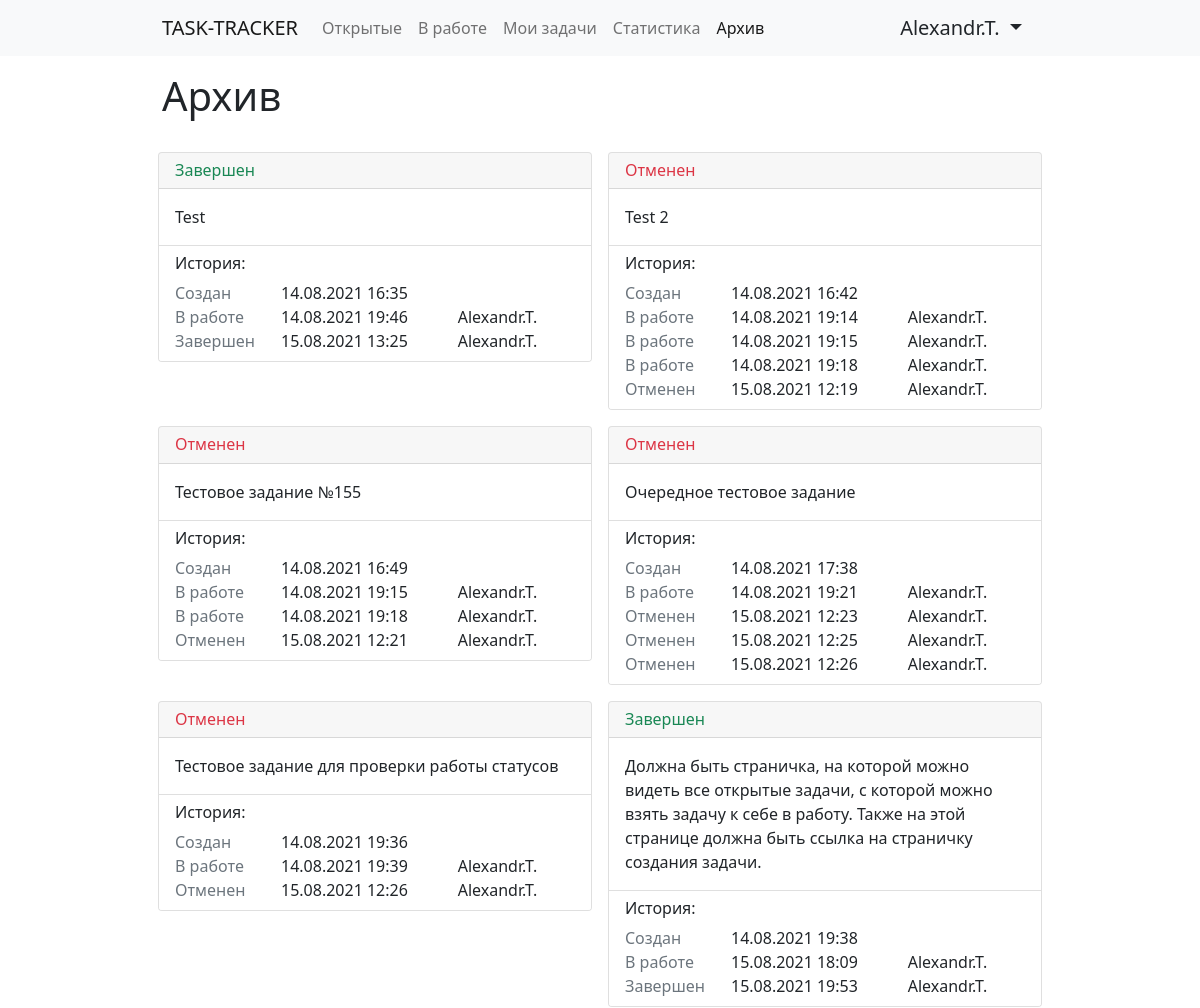
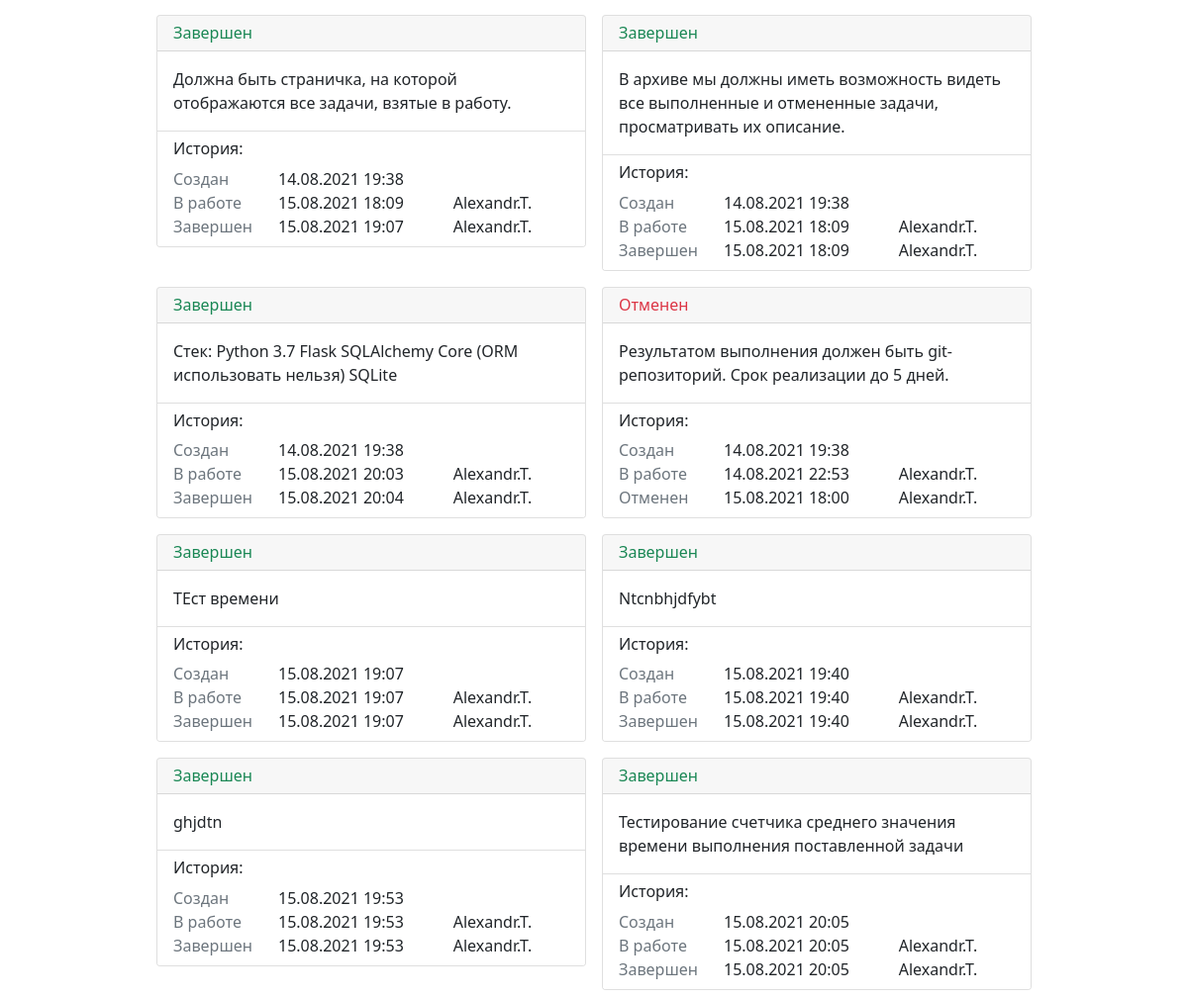
The page /archive/ (signed in) on the database as committed earlier (2 pictures, top to bottom).
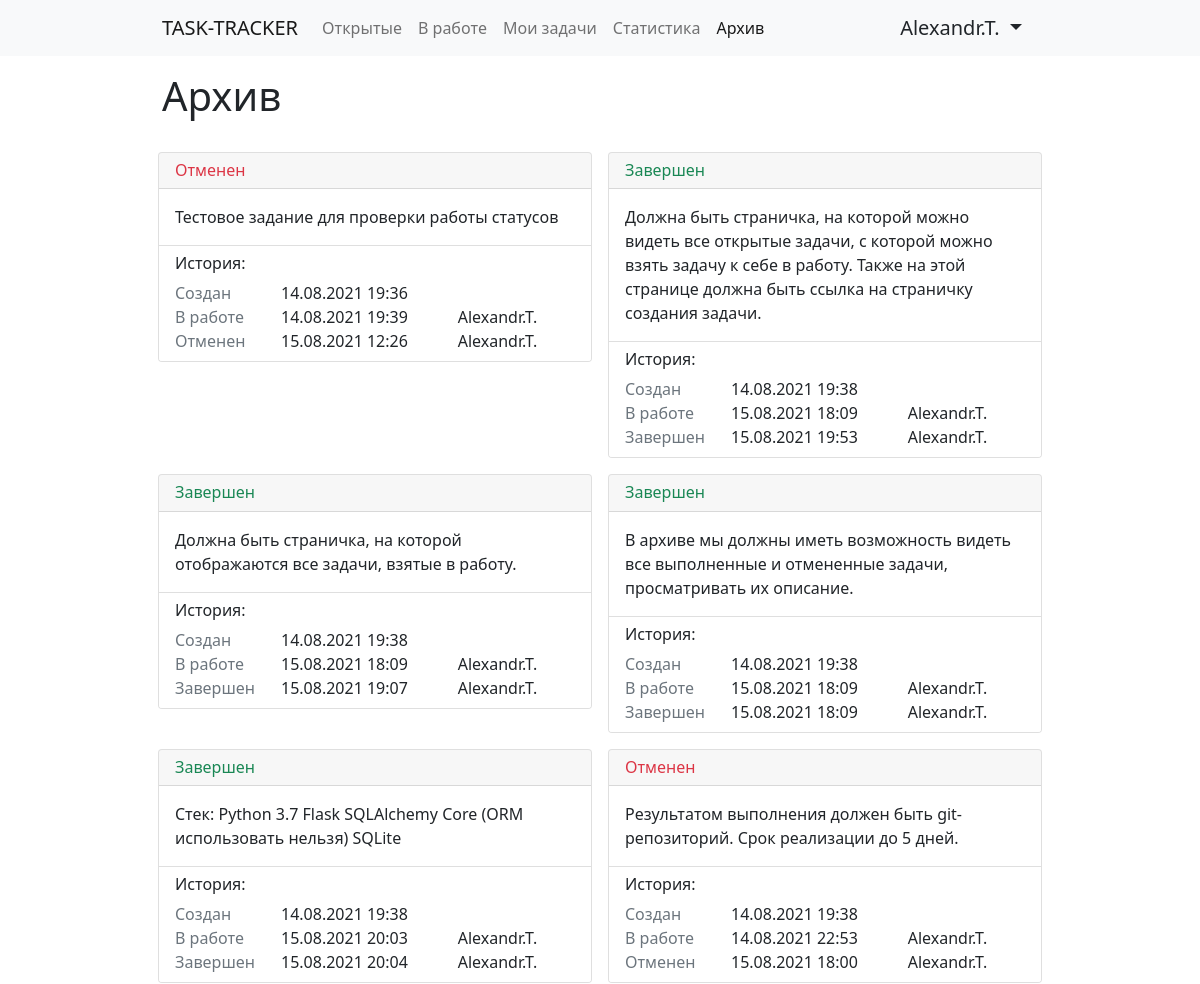
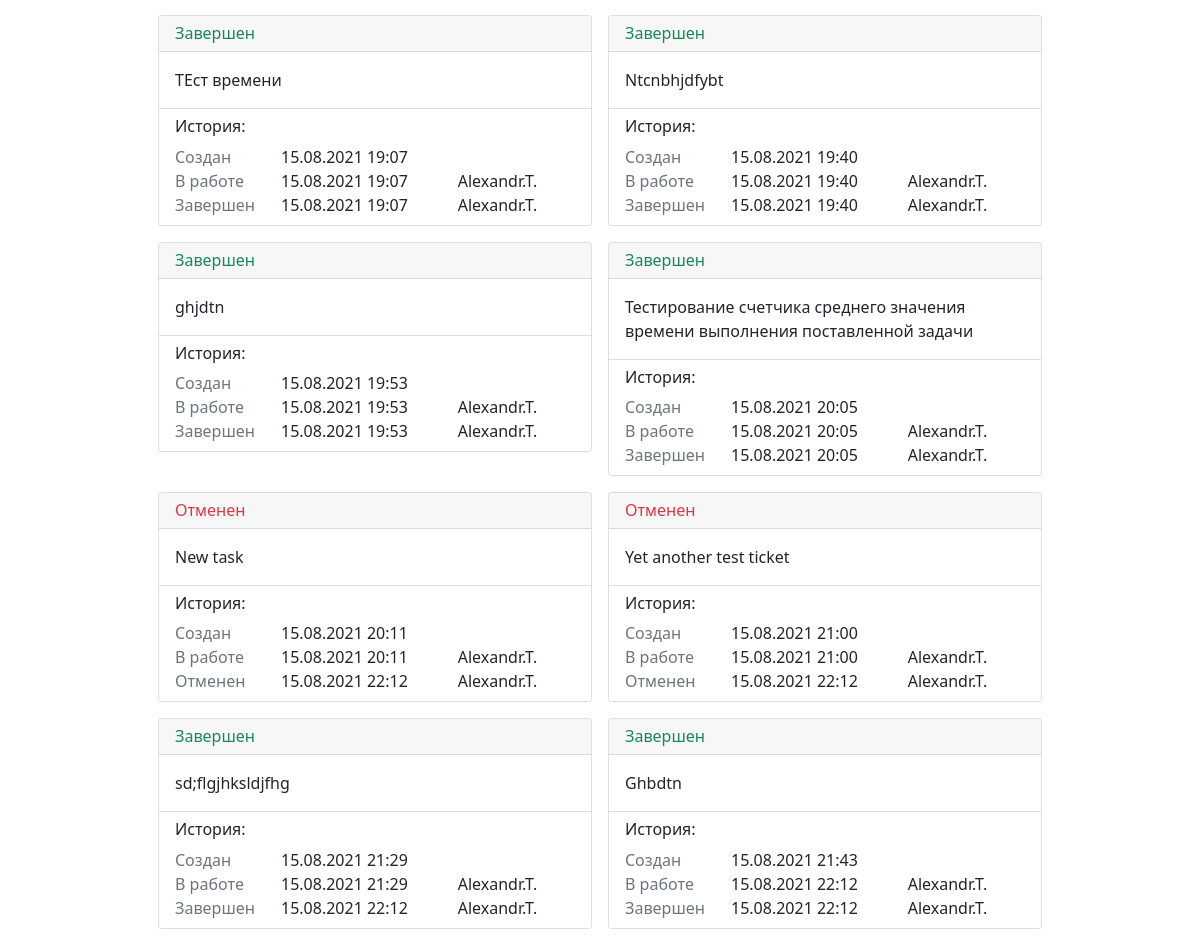
The same page on the database as committed later (2 pictures, top to bottom).
### tables this page shows
CREATE TABLE "user" (
	id INTEGER NOT NULL, 
	login VARCHAR, 
	password VARCHAR, 
	fullname VARCHAR, 
	PRIMARY KEY (id), 
	CONSTRAINT uq_user_login UNIQUE (login)
);

CREATE TABLE ticket (
	id INTEGER NOT NULL, 
	description VARCHAR, 
	created_at DATETIME, 
	user_id INTEGER, 
	current_status INTEGER, 
	status_updated_at DATETIME, 
	PRIMARY KEY (id), 
	FOREIGN KEY(user_id) REFERENCES user (id), 
	FOREIGN KEY(current_status) REFERENCES status (id)
);

CREATE TABLE status (
	id INTEGER NOT NULL, 
	title VARCHAR, 
	PRIMARY KEY (id)
);

### app.py (the view)
@app.route('/archive/', methods=['GET'])
@check_auth
def archive(user):
    if request.method == "GET":
        tickets = get_archive_tickets()
        history = get_archive_ticket_history()
        lib = get_all_users_and_statuses()
        return render_template(
            "archive.html",
            user=user,
            tickets=tickets,
            history=history,
            users=lib.get('users'),
            statuses=lib.get('statuses'),
        )

### auth.py (called while the page is built)
def check_auth(func):
    @wraps(func)
    def wrapper(*args, **kwargs):
        if not request.cookies.get('authenticated_user'):
            return redirect('/login/')
        else:
            user_info = engine.execute(select(users).where(users.c.id == request.cookies.get('authenticated_user'))).fetchone()
            user = {
                'id': user_info[0],
                'login': user_info[1],
                'fullname': user_info[3],
            }
            return func(*args, user=user, **kwargs)
    return wrapper

### lib.py (called while the page is built)
def get_all_users_and_statuses():
    users_query = select(users)
    statuses_query = select(statuses)
    with engine.begin() as connection:
        users_list = connection.execute(users_query).fetchall()
        statuses_list = connection.execute(statuses_query).fetchall()
    users_dict = {}
    statuses_dict = {}
    for (id, login, password, fullname) in users_list:
        print(id)
        print(fullname)
        users_dict.update(
            {id: fullname}
        )
    for (id, title) in statuses_list:
        statuses_dict.update(
            {id: title}
        )
    return {
        'users': users_dict,
        'statuses': statuses_dict,
    }

### tickets.py (called while the page is built)
def get_archive_tickets():
    query = select(tickets).select_from(
        tickets.join(
            statuses,
            tickets.c.current_status == statuses.c.id
        )
    ).where(
        or_(statuses.c.title == "Отменен", statuses.c.title == "Завершен")
    )
    tickets_list = engine.execute(query).fetchall()
    return parse_tickets(tickets_list)

def get_archive_ticket_history():
    done_status = select(statuses.c.id).where(
        statuses.c.title == "Завершен"
    ).scalar_subquery()
    cancell_status = select(statuses.c.id).where(
        statuses.c.title == "Отменен"
    ).scalar_subquery()
    tickets_history_query = select(tickets_history).select_from(
        tickets.join(tickets_history, tickets.c.id == tickets_history.c.ticket)
    ).where(
        or_(
            tickets.c.current_status == done_status,
            tickets.c.current_status == cancell_status)
    )
    tickets_history_list = engine.execute(tickets_history_query).fetchall()
    return parse_tickets_history(tickets_history_list)

### templates/archive.html (shortened to what this page needs)
{% extends 'base.html' %}
{% block content %}
    <div class="row mb-3">
        <div class="col-6">
            <h1>Архив</h1>
        </div>
    </div>
    <div class="row">
        {% for ticket in tickets %}
            <div class="col-md-6 col-lg-6 p-2">
                <div class="card">
                    <div class="card-header">
                        <h6 class="mb-0
{% if statuses.get(ticket.current_status) == "Отменен" %}
                        text-danger
{% elif statuses.get(ticket.current_status) == "Завершен" %}
text-success
{% endif %} ">{{ statuses.get(ticket.current_status) }}</h6>
                    </div>
                    <div class="card-body">
                        <p class="card-text">{{ ticket.description }}</p>
                    </div>
                    <div class="card-footer bg-white">
                        <h6>История:</h6>
                        <div class="row">
                            <div class="col-3">
                                <div class="text-muted">Создан</div>
                            </div>
                            <div class="col-5">
                                <div class="text">{{ ticket.created_at.strftime('%d.%m.%Y %H:%M') }}</div>
                            </div>
                        </div>
                        {% for h in history[ticket.id] %}
                            <div class="row">
                            <div class="col-3">
                                <div class="text-muted">{{ statuses.get(h.status) }}</div>
                            </div>
                            <div class="col-5">
                                <div class="text">{{ h.updated_at.strftime('%d.%m.%Y %H:%M') }}</div>
                            </div>
                            <div class="col-4">
                                <div class="text">{{ users.get(h.updated_by) }}</div>
                            </div>
                        </div>
                        {% endfor %}
                    </div>
                </div>
            </div>
        {% endfor %}
    </div>
{% endblock %}

### templates/base.html (shortened to what this page needs)
<!doctype html>
<html lang="ru">
<head>
    <link href="https://cdn.jsdelivr.net/npm/bootstrap@5.0.2/dist/css/bootstrap.min.css" rel="stylesheet"
>
</head>
<body>
<nav class="navbar navbar-expand-lg navbar-light bg-light mb-3">
    <div class="container-fluid w-75">
        <a class="navbar-brand text-uppercase" href="#">Task-tracker</a>
        <div class="collapse navbar-collapse" id="navbarSupportedContent">
            <ul class="navbar-nav me-auto mb-2 mb-lg-0">
                <li class="nav-item">
                    <a class="nav-link {% if request.path == "/" %} active {% endif %}" aria-current="page" href="/">
                        Открытые
                    </a>
                </li>
                <li class="nav-item">
                    <a class="nav-link {% if request.path == '/at_work/' %}active{% endif %}" aria-current="page" href="/at_work/">
                        В работе
                    </a>
                </li>
                <li class="nav-item">
                    <a class="nav-link {% if request.path == '/my_tickets/' %}active{% endif %}" aria-current="page" href="/my_tickets/">
                        Мои задачи
                    </a>
                </li>
                <li class="nav-item">
                    <a class="nav-link {% if request.path == '/statistic/' %}active{% endif %}" aria-current="page" href="/statistic/">
                        Статистика
                    </a>
                </li>
                <li class="nav-item">
                    <a class="nav-link {% if request.path == '/archive/' %}active{% endif %}" aria-current="page" href="/archive/">
                        Архив
                    </a>
                </li>
            </ul>
            <div class="d-flex">
                <div class="nav-item dropdown">
                    <div class="nav-link dropdown-toggle text-dark h5 mb-0" href="#" id="navbarDropdown" role="button"
                       data-bs-toggle="dropdown" aria-expanded="false">
                        {{ user.fullname }}
                    </div>
                </div>
            </div>
        </div>
    </div>
</nav>
<div class="container w-75">
    {% block content %} {% endblock %}
</div>
</body>
</html>

Rows that differ between the two databases and show on the page:
removed ticket: get "Завершен", description "Test", created_at "14.08.2021 16:35", {{ statuses.get(h.status) }} "В работе" "Завершен", updated_at "14.08.2021 19:46" "15.08.2021 13:25", {{ users.get(h.updated_by) }} "Alexandr.T." "Alexandr.T."
removed ticket: get "Отменен", description "Test 2", created_at "14.08.2021 16:42", {{ statuses.get(h.status) }} "В работе" "В работе" "В работе" "Отменен", updated_at "14.08.2021 19:14" "14.08.2021 19:15" "14.08.2021 19:18" "15.08.2021 12:19", {{ users.get(h.updated_by) }} "Alexandr.T." "Alexandr.T." "Alexandr.T." "Alexandr.T."
removed ticket: get "Отменен", description "Тестовое задание №155", created_at "14.08.2021 16:49", {{ statuses.get(h.status) }} "В работе" "В работе" "Отменен", updated_at "14.08.2021 19:15" "14.08.2021 19:18" "15.08.2021 12:21", {{ users.get(h.updated_by) }} "Alexandr.T." "Alexandr.T." "Alexandr.T."
removed ticket: get "Отменен", description "Очередное тестовое задание", created_at "14.08.2021 17:38", {{ statuses.get(h.status) }} "В работе" "Отменен" "Отменен" "Отменен", updated_at "14.08.2021 19:21" "15.08.2021 12:23" "15.08.2021 12:25" "15.08.2021 12:26", {{ users.get(h.updated_by) }} "Alexandr.T." "Alexandr.T." "Alexandr.T." "Alexandr.T."
now on this page (row edited): ticket: get "Отменен", description "New task", created_at "15.08.2021 20:11", {{ statuses.get(h.status) }} "В работе" "Отменен", updated_at "15.08.2021 20:11" "15.08.2021 22:12", {{ users.get(h.updated_by) }} "Alexandr.T." "Alexandr.T."
added ticket: get "Отменен", description "Yet another test ticket", created_at "15.08.2021 21:00", {{ statuses.get(h.status) }} "В работе" "Отменен", updated_at "15.08.2021 21:00" "15.08.2021 22:12", {{ users.get(h.updated_by) }} "Alexandr.T." "Alexandr.T."
added ticket: get "Завершен", description "sd;flgjhksldjfhg", created_at "15.08.2021 21:29", {{ statuses.get(h.status) }} "В работе" "Завершен", updated_at "15.08.2021 21:29" "15.08.2021 22:12", {{ users.get(h.updated_by) }} "Alexandr.T." "Alexandr.T."
added ticket: get "Завершен", description "Ghbdtn", created_at "15.08.2021 21:43", {{ statuses.get(h.status) }} "В работе" "Завершен", updated_at "15.08.2021 22:12" "15.08.2021 22:12", {{ users.get(h.updated_by) }} "Alexandr.T." "Alexandr.T."
